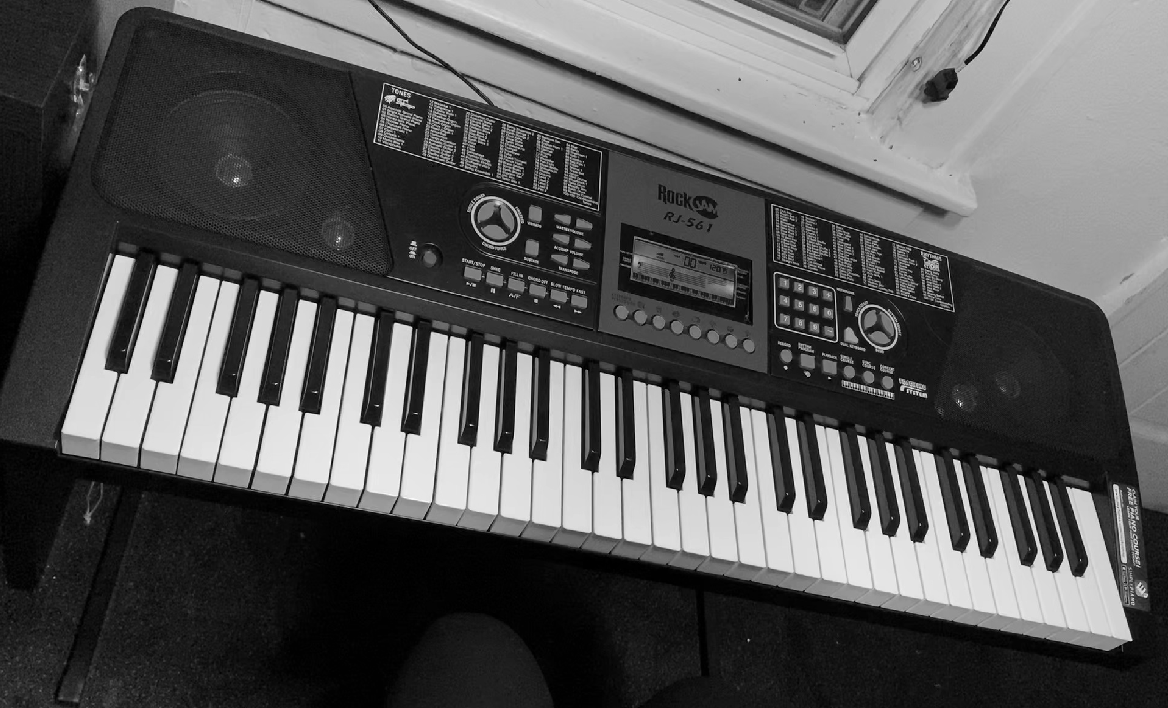
#> input picture Photos/gimg_sk.PNG, 1168 x 708 px, given in place of mov.mp4, which was not available
$ python test.py
#> lines starting #> are read from the running program, lines starting #| are printed output that depends on the picture; pictures that were not available may be replaced by others from this repository, and a replacement may not be noted
#-*- coding: utf-8 -*-
import numpy as np
import cv2
import sys, os
import matplotlib.pyplot as plt
import matplotlib.lines as mlines
import itertools
import math
import copy
from skimage import segmentation
from skimage import io, color
import skimage
from skimage.measure import label
from PIL import Image

WIDTH = 1280
HEIGHT = 720
BG_WIDTH = 1368
BG_HEIGHT = 270
BG_IMAGE = None
BG_SEG = None
BG_TEMP = None
BG_MEAN = 0
BG_KEYS = 0
CROP_AMOUNT = 5


def show_lines(img, lines):
    for line in lines:
        for rho, theta in line:
            delta_v = np.pi/float(32)
            delta_h = np.pi/float(128)
            diff_h = abs(theta - 3*np.pi/2) if theta > np.pi else abs(theta - np.pi/2)
            diff_v = abs(theta - np.pi) if theta > np.pi/2 else abs(theta)
            if diff_h > delta_h and diff_v > delta_v:
                continue
            a = np.cos(theta)
            b = np.sin(theta)
            x0 = a*rho
            y0 = b*rho
            x1 = int(x0 + 200*(-b))
            y1 = int(y0 + 200*(a))
            x2 = int(x0 - 200*(-b))
            y2 = int(y0 - 200*(a))
            cv2.line(img, (x1,y1), (x2,y2), (0,0,255),2)

def show_intersections(img, intersections, N):
    for i in range(0, N):
        img[int(intersections[i][0]), int(intersections[i][1]), 0] = 0
        img[int(intersections[i][0]), int(intersections[i][1]), 1] = 255
        img[int(intersections[i][0]), int(intersections[i][1]), 2] = 0
    cv2.imshow("intersections", img)

'''
in:
    lines - N x 1 X 2 list of lines in our image, (rho, theta)
out:
    line1 - N x 4 list that is line 1 to make the intersetction, (x1,y1,x2,y2)
    line2 - N X 4 list that is line 2 to make the intersetction, (x1,y1,x2,y2)
    intersect - N x 2 list that is the set of unique intersection points of line 1 and line 2 (x, y)
'''
def find_intersections(lines):
    hvlines = []
    num_lines = 0
    for line in lines:
        for rho, theta in line:
            delta_v = np.pi/float(32)
            delta_h = np.pi/float(128)
            diff_h = abs(theta - 3*np.pi/2) if theta > np.pi else abs(theta - np.pi/2)
            diff_v = abs(theta - np.pi) if theta > np.pi/2 else abs(theta)
            if diff_h > delta_h and diff_v > delta_v:
                continue
            num_lines = num_lines + 1
            a = np.cos(theta)
            b = np.sin(theta)
            x0 = a*rho
            y0 = b*rho
            m = max(WIDTH, HEIGHT)
            x1 = int(x0 + m*(-b))
            y1 = int(y0 + m*(a))
            x2 = int(x0 - m*(-b))
            y2 = int(y0 - m*(a))
            hvlines.append([x1,y1,x2,y2])
    intersections = []
    lines1 = []
    lines2 = []
    num_inter = 0
    for i in range(0,num_lines):
        for j in range(i+1,num_lines):
            x11 = hvlines[i][0]
            y11f = hvlines[i][1]
            y11 = -y11f
            x12 = hvlines[i][2]
            y12f = hvlines[i][3]
            y12 = -y12f

            x21 = hvlines[j][0]
            y21f = hvlines[j][1]
            y21  = -y21f
            x22 = hvlines[j][2]
            y22f = hvlines[j][3]
            y22 = -y22f

            A1 = y12 - y11
            B1 = x11 - x12
            C1 = A1 * x11 + B1 * y11
            A2 = y22 - y21
            B2 = x21 - x22
            C2 = A2 * x21 + B2 * y21
            det = A1*B2 - A2*B1
            if det == 0:
                #lines parallel
                continue
            else:
                x = (B2*C1 - B1*C2) / det
                xp = round(x,0)
                yf = (A1*C2 - A2*C1) / det
                y = -yf
                yp = round(y,0)
                xp = yp
                yp = round(x,0)
                #320 is magic number to crop out all the extra lines xp
                if ((xp >= 0) and (xp < HEIGHT) and (yp >= 0) and (yp < WIDTH)) :
                    num_inter = num_inter + 1
                    intersections.append([xp,yp])
                    lines1.append([hvlines[i][0],hvlines[i][1],hvlines[i][2],hvlines[i][3]])
                    lines2.append([hvlines[j][0],hvlines[j][1],hvlines[j][2],hvlines[j][3]])
    return (lines1, lines2, intersections, num_inter)

'''
in:
  line1 - N x 4 numpyarray that is line 1 to make the intersection, (x1,y1,x2,y2)
  line2 - N x 4 numpyarray that is line 2 to make the intersection, (x1,y1,x2,y2)
  intersect - N x 2 numpyarry that is the intersetion point of line 1 and line 2 (x, y)
out:
  boxes - M x 4 X 2  numpyarray that is a list of M sets of 4 lines that intersect to form a box, (x,y)
'''
# [70 lines left out: function find_boxes, not called in this run]
'''
in:
  line1 - 1 x 4 numpyarray (x1,y1,x2,y2)
  line2 - 1 x 4 numpyarray (x3,y3,x4,y4)
out:
  equal - bool, whether or not all four points lie on the same line
'''
# [24 lines left out: function equalLines, not called in this run]

'''
in:
    bg: background frame
    frame: current frame (hands)
    step: 0-255, 255 = bg, 0 = frame
out:
    norm: image normalized to bg or frame lol
'''
# [4 lines left out: function illumination_normalization, not called in this run]

'''
in:
    bg: background frame
    frame: current frame (hands)
out:
    posbin: binary image of positive parts of norm - bg
    negbin: binary image of negative parts of norm - bg
'''
# [20 lines left out: function bg_subtraction, not called in this run]


index = 0
# IN:
#   takes a candidate background image and checks if it's a keyboard
# OUT:
#   returns information for appropriately updating BG image if applicable
#   returns mean, num_keys
def test_if_image_is_keyboard(candidate):
    gray_image = cv2.cvtColor(candidate, cv2.COLOR_RGB2GRAY)
    blurred_image = cv2.GaussianBlur(gray_image, (7,7,), .2)

    #magic numbers ahoy below
    brightness_bottom = np.mean(blurred_image[int(BG_HEIGHT/3 * 2):,:])
    brightness_top = np.mean(blurred_image[:int(BG_HEIGHT/3 * 2),:])
    cond1 = brightness_bottom > brightness_top
    if not cond1:
        #debug information
        #print("Lower third was not brighter than top two thirds")
        return 0, 0, 0
    #magic numbers 170/255
    #magic number crop amount
    _, binary = cv2.threshold(blurred_image[2*CROP_AMOUNT:-2*CROP_AMOUNT,CROP_AMOUNT:-CROP_AMOUNT],170,255,cv2.THRESH_BINARY)
    img = label(binary)
    num_labels = len(np.unique(img))
    for i in range(num_labels):
        #magic number of 3*BG_HEIGHT
        if np.count_nonzero(img == i) < 3*int(BG_HEIGHT):
            img[img == i] = 0
    img = skimage.color.label2rgb(img, bg_label=0)
    img = skimage.color.rgb2gray(img)
    img[img != 0] = 255
    img = (255-img)
    img = label(img)
    num_labels = len(np.unique(img))
    for i in range(num_labels):
        if np.count_nonzero(img == i) < 3*int(BG_HEIGHT):
            img[img == i] = 0

    #magic number kernel width
    kernel_width = 13
    for row in range(img.shape[0]):
        for col in range(int(kernel_width/2), img.shape[1] - int(kernel_width/2)):
            if np.count_nonzero(img[row,col-int(kernel_width/2):col+int(kernel_width/2)] == 0) > int(kernel_width/2):
                img[row,col] = 0

    # img[img != 0] = 255
    img = skimage.img_as_ubyte(img)
    num_keys = len(np.unique(img)) - 1

    #this shows the keys / regions clearly
    # global index
    # img[img != 0] = 255
    # cv2.imshow("segmented image" + str(index), img)
    # index += 1

    #hardcoded but doesn't need to be if we're doing iterative updates like the paper
    cond2 = num_keys == 25
    if not cond2:
        #debug information
        #print("Found ", num_keys, " black keys")
        return 0, 0, 0

    if cond1 and cond2:
        seg_img = np.zeros((img.shape[0]+4*CROP_AMOUNT,img.shape[1]+2*CROP_AMOUNT)).astype('uint8')
        seg_img[2*CROP_AMOUNT:-2*CROP_AMOUNT,CROP_AMOUNT:-CROP_AMOUNT] = img
        return brightness_bottom, num_keys, seg_img
    return 0, 0, 0

# IN:
#   takes image and coorindates of a box
# OUT:
#   returns warped image with dimensions BG_{WIDTH, HEIGHT} from image
#currently depends on TL - BL - BR - TR order of points
def get_homography_image(frame, box):
    background = np.array([[0, 0],[0, BG_HEIGHT],[BG_WIDTH, BG_HEIGHT],[BG_WIDTH, 0]])
    homography, status = cv2.findHomography(box, background)
    return cv2.warpPerspective(frame, homography, (BG_WIDTH, BG_HEIGHT))

def sort_coords(sub_list):
    sub_list.sort(key = lambda x: x[1])

#sorts into tl bl br tr
def sort_box_coordinates(box):
    x1 = None
    x2 = None
    cur_min_x = BG_WIDTH
    sec_min_x = BG_WIDTH
    for i in range(4):
        if box[i][0] < cur_min_x:
            sec_min_x = cur_min_x
            x1 = x2
            cur_min_x = box[i][0]
            x2 = i
        elif box[i][0] < sec_min_x:
            sec_min_x = box[i][0]
            x1 = i
    one = None
    two = None
    three = None
    four = None
    indicies = [0, 1, 2, 3]
    print(indicies)
    if (box[x1][1] < box[x2][1]):
        one = x1
        two = x2
    else:
        one = x2
        two = x1
    indicies.remove(one)
    indicies.remove(two)
    print(box.shape)
    if box[indicies[0]][1] > box[indicies[1]][1]:
        three = indicies[0]
        four = indicies[1]
    else:
        three = indicies[1]
        four = indicies[0]

    sorted_box = np.zeros_like(box)
    sorted_box[0] = box[one]
    sorted_box[1] = box[two]
    sorted_box[2] = box[three]
    sorted_box[3] = box[four]
    return sorted_box

# in:
#   candidate background image and array of potential boxes
# out:
#   bool whether it updated BG_IMAGE or not indicating, essentially, whether BG_IMAGE is valid or not
def get_background_image(frame, boxes):
    global BG_IMAGE, BG_MEAN, BG_KEYS, BG_SEG
    updated_background = False
    for box in boxes:
        sorted_box = sort_box_coordinates(box)
        print("box:", box)
        print("sorted_box: ", sorted_box)
        candidate = get_homography_image(frame, sort_box_coordinates(box))
        test_mean, test_keys, test_seg = test_if_image_is_keyboard(candidate)
        if test_mean > BG_MEAN and test_keys >= BG_KEYS:
            BG_MEAN = test_mean
            BG_KEYS = test_keys
            BG_IMAGE = candidate
            BG_SEG = test_seg
            updated_background = True
            print(box)
    return updated_background

def find_lines(frame) :
    grey = cv2.cvtColor(frame[300:,:], cv2.COLOR_BGR2GRAY)
    blurred = cv2.GaussianBlur(grey, (7,7,), .2) #magic number

    # Canny Edge Detection
    icannybelieveit = cv2.Canny(blurred, 0, 255, apertureSize=3) #magic number
    # Hough Line Detection  (1 and 150 are magic numbers)
    lines = cv2.HoughLines(icannybelieveit, 1, 1*np.pi/180, 100) #magic number
    # [13 lines of commented-out code are left out]

    return lines

def clean_segmentation(img):
    start = None
    end = None
    for i in range(1,img.shape[1]):
        if not img[2*CROP_AMOUNT,i-1] and img[2*CROP_AMOUNT,i]:
            start = i
        if img[2*CROP_AMOUNT,i-1] and not img[2*CROP_AMOUNT,i]:
            end = i
        if start and end:
            img[:2*CROP_AMOUNT,start:end] = img[2*CROP_AMOUNT+1, start+1]
            start = None
            end = None
    width = int(img.shape[1] / 36)
    for i in range(36):
        key = np.array(img[:,i*width:i*width + width])
        key[img[:,i*width:i*width + width] == 0] = BG_KEYS + i + 1
        img[:,i*width:i*width + width] = key
        # show lines for white keys
        # img[:,i*width+width:i*width+width+1] = 255
    return img

# [6 lines left out: function get_keys, not called in this run]

def do_stuff():
    cap = cv2.VideoCapture("videos/mov.mp4")
    #cap = cv2.VideoCapture("videos/EveryNoteOneFinger.mp4")
    frame_cnt = int(cap.get(cv2.CAP_PROP_FRAME_COUNT))
    global WIDTH
    global HEIGHT
    WIDTH = int(cap.get(cv2.CAP_PROP_FRAME_WIDTH))
    HEIGHT = int(cap.get(cv2.CAP_PROP_FRAME_HEIGHT))
    buf = np.empty((frame_cnt, HEIGHT, WIDTH, 3), np.dtype('uint8'))
    fc = 0
    ret = True
    while (fc < frame_cnt and ret):
        ret, buf[fc] = cap.read()
        fc += 1

    # [16 lines of commented-out code are left out]

    orig = copy.deepcopy(buf[0])
    cv2.imwrite("bgcheck.jpg", orig)
    #this one is for the everynote finger video
    #boxes = np.array([[[46,374],[49,556],[1245,548],[1243,356]],[[16,3544],[19,526],[1215,518],[1213,326]]])


    # this one works
    # boxes = np.array([[[130,257],[70,437],[1240,646],[1196,497]],[[16,3544],[19,526],[1215,518],[1213,326]]])
    boxes1 = np.array([[[130,257],[70,437],[1240,646],[1196,497]],[[16,3544],[19,526],[1215,518],[1213,326]]])
    print(boxes1[0])
    print("^ correct")
    boxes = np.array([[[70,437],[1240,646],[130,257],[1196,497]],[[16,3544],[19,526],[1215,518],[1213,326]]])
    print(sort_box_coordinates(boxes[0]))
    print("^ sorted")
    cv2.imshow("homography", get_homography_image(orig, sort_box_coordinates(boxes[0])))
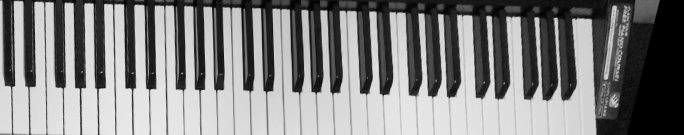
#> window 'homography': shape (270, 1368, 3) (shown at 1/2 size); min 0, max 244, mean 130.9
    bg = get_background_image(orig, boxes)
    if (bg == False):
        print("Was not able to find background from the boxes provided")
    # [5 lines of commented-out code are left out]
    print("we here")
    lines = find_lines(orig)
    show_lines(orig, lines)
    _, _, intersections, N = find_intersections(lines)
    show_intersections(orig, intersections, N)
#> in show_intersections, `cv2.imshow("intersections", img)`:
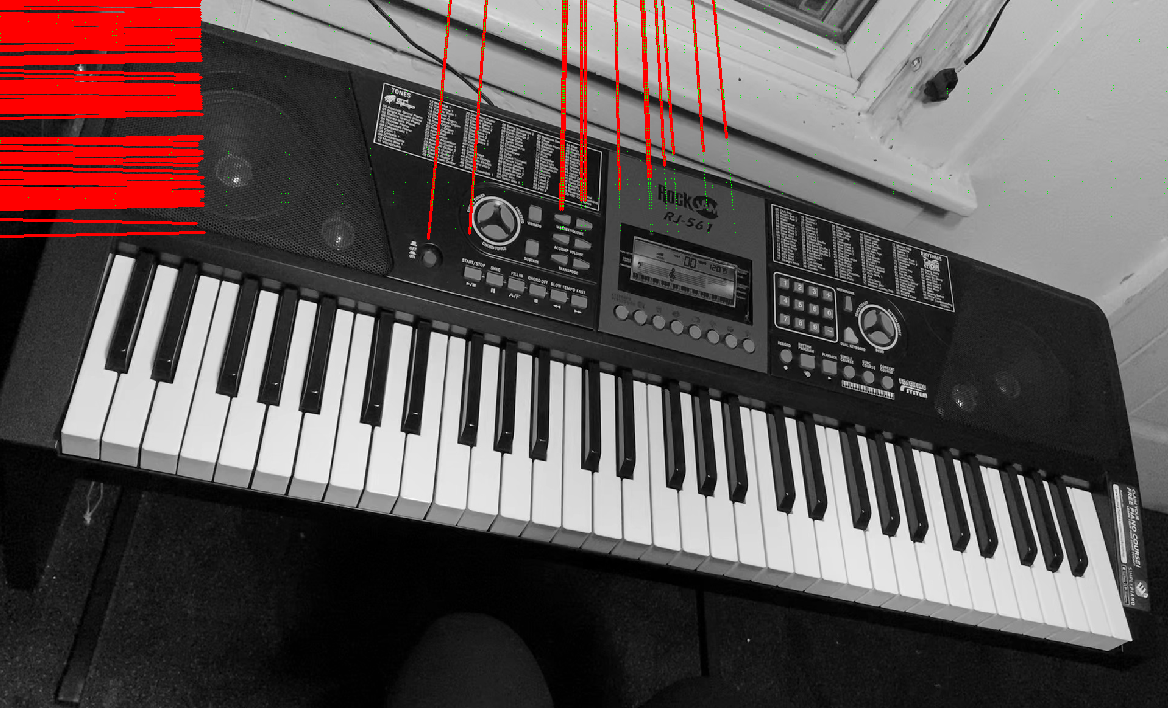
#> window 'intersections': shape (708, 1168, 3); mean B, G, R 85, 85.5, 97.2
    cv2.imshow("background", BG_IMAGE)
    global BG_SEG
    BG_SEG = clean_segmentation(BG_SEG)
    #BG_SEG[BG_SEG == 26] = 255
    cv2.imshow("segmentation", BG_SEG)
    cap.release()

    # [9 lines of commented-out code are left out]

if __name__ == "__main__":
#> (the run stopped early here; a loop or call above may not have finished)
